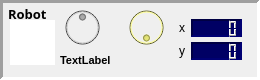
                 <widget class="QFrame" name="frame_robot_1">
                  <property name="enabled">
                   <bool>true</bool>
                  </property>
                  <property name="maximumSize">
                   <size>
                    <width>16777215</width>
                    <height>80</height>
                   </size>
                  </property>
                  <property name="font">
                   <font>
                    <pointsize>8</pointsize>
                    <weight>75</weight>
                    <bold>true</bold>
                   </font>
                  </property>
                  <property name="mouseTracking">
                   <bool>false</bool>
                  </property>
                  <property name="focusPolicy">
                   <enum>Qt::NoFocus</enum>
                  </property>
                  <property name="accessibleName">
                   <string>Robot 0</string>
                  </property>
                  <property name="autoFillBackground">
                   <bool>false</bool>
                  </property>
                  <property name="frameShape">
                   <enum>QFrame::Panel</enum>
                  </property>
                  <property name="frameShadow">
                   <enum>QFrame::Sunken</enum>
                  </property>
                  <property name="lineWidth">
                   <number>3</number>
                  </property>
                  <property name="midLineWidth">
                   <number>0</number>
                  </property>
                  <widget class="QLabel" name="title_robPanel_1">
                   <property name="geometry">
                    <rect>
                     <x>8</x>
                     <y>5</y>
                     <width>55</width>
                     <height>21</height>
                    </rect>
                   </property>
                   <property name="font">
                    <font>
                     <family>Courier 10 Pitch</family>
                     <pointsize>10</pointsize>
                     <weight>75</weight>
                     <bold>true</bold>
                    </font>
                   </property>
                   <property name="autoFillBackground">
                    <bool>false</bool>
                   </property>
                   <property name="styleSheet">
                    <string notr="true">background-color: rgba(255, 255, 255, 0);</string>
                   </property>
                   <property name="text">
                    <string>Robot  </string>
                   </property>
                   <property name="alignment">
                    <set>Qt::AlignLeading|Qt::AlignLeft|Qt::AlignTop</set>
                   </property>
                  </widget>
                  <widget class="QGraphicsView" name="gView_robot_1">
                   <property name="geometry">
                    <rect>
                     <x>10</x>
                     <y>20</y>
                     <width>45</width>
                     <height>45</height>
                    </rect>
                   </property>
                   <property name="mouseTracking">
                    <bool>true</bool>
                   </property>
                   <property name="focusPolicy">
                    <enum>Qt::NoFocus</enum>
                   </property>
                   <property name="frameShape">
                    <enum>QFrame::Panel</enum>
                   </property>
                   <property name="lineWidth">
                    <number>0</number>
                   </property>
                   <property name="backgroundBrush">
                    <brush brushstyle="NoBrush">
                     <color alpha="0">
                      <red>0</red>
                      <green>0</green>
                      <blue>0</blue>
                     </color>
                    </brush>
                   </property>
                   <property name="renderHints">
                    <set>QPainter::Antialiasing|QPainter::TextAntialiasing</set>
                   </property>
                  </widget>
                  <widget class="QDial" name="dial_botVel_1">
                   <property name="enabled">
                    <bool>false</bool>
                   </property>
                   <property name="geometry">
                    <rect>
                     <x>60</x>
                     <y>5</y>
                     <width>45</width>
                     <height>45</height>
                    </rect>
                   </property>
                   <property name="focusPolicy">
                    <enum>Qt::NoFocus</enum>
                   </property>
                   <property name="toolTip">
                    <string>Average wheel velocity</string>
                   </property>
                   <property name="styleSheet">
                    <string notr="true">background-color: rgb(150, 150, 150);</string>
                   </property>
                   <property name="minimum">
                    <number>-100</number>
                   </property>
                   <property name="maximum">
                    <number>100</number>
                   </property>
                   <property name="singleStep">
                    <number>1</number>
                   </property>
                   <property name="pageStep">
                    <number>10</number>
                   </property>
                   <property name="wrapping">
                    <bool>false</bool>
                   </property>
                   <property name="notchTarget">
                    <double>4.000000000000000</double>
                   </property>
                   <property name="notchesVisible">
                    <bool>false</bool>
                   </property>
                  </widget>
                  <widget class="QDial" name="dial_botOrient_1">
                   <property name="enabled">
                    <bool>false</bool>
                   </property>
                   <property name="geometry">
                    <rect>
                     <x>124</x>
                     <y>5</y>
                     <width>45</width>
                     <height>45</height>
                    </rect>
                   </property>
                   <property name="baseSize">
                    <size>
                     <width>0</width>
                     <height>0</height>
                    </size>
                   </property>
                   <property name="focusPolicy">
                    <enum>Qt::NoFocus</enum>
                   </property>
                   <property name="contextMenuPolicy">
                    <enum>Qt::NoContextMenu</enum>
                   </property>
                   <property name="toolTip">
                    <string>Robot's orientation in relation to the opposing end of the field</string>
                   </property>
                   <property name="styleSheet">
                    <string notr="true">background-color: rgb(255, 255, 0);</string>
                   </property>
                   <property name="minimum">
                    <number>-180</number>
                   </property>
                   <property name="maximum">
                    <number>180</number>
                   </property>
                   <property name="singleStep">
                    <number>1</number>
                   </property>
                   <property name="pageStep">
                    <number>5</number>
                   </property>
                   <property name="tracking">
                    <bool>false</bool>
                   </property>
                   <property name="invertedAppearance">
                    <bool>true</bool>
                   </property>
                   <property name="wrapping">
                    <bool>true</bool>
                   </property>
                   <property name="notchTarget">
                    <double>8.699999999999999</double>
                   </property>
                   <property name="notchesVisible">
                    <bool>false</bool>
                   </property>
                  </widget>
                  <widget class="QFrame" name="frame_3">
                   <property name="geometry">
                    <rect>
                     <x>170</x>
                     <y>5</y>
                     <width>81</width>
                     <height>71</height>
                    </rect>
                   </property>
                   <property name="styleSheet">
                    <string notr="true">background-color: rgba(255, 255, 255, 0);</string>
                   </property>
                   <property name="frameShape">
                    <enum>QFrame::NoFrame</enum>
                   </property>
                   <property name="frameShadow">
                    <enum>QFrame::Plain</enum>
                   </property>
                   <property name="lineWidth">
                    <number>0</number>
                   </property>
                   <layout class="QGridLayout" name="gridLayout_6">
                    <property name="leftMargin">
                     <number>9</number>
                    </property>
                    <property name="topMargin">
                     <number>9</number>
                    </property>
                    <property name="rightMargin">
                     <number>9</number>
                    </property>
                    <property name="bottomMargin">
                     <number>9</number>
                    </property>
                    <property name="verticalSpacing">
                     <number>0</number>
                    </property>
                    <item row="1" column="1">
                     <widget class="QLCDNumber" name="lcd_coordY_1">
                      <property name="maximumSize">
                       <size>
                        <width>16777215</width>
                        <height>18</height>
                       </size>
                      </property>
                      <property name="toolTip">
                       <string>Y coordinate from center of field</string>
                      </property>
                      <property name="layoutDirection">
                       <enum>Qt::RightToLeft</enum>
                      </property>
                      <property name="autoFillBackground">
                       <bool>false</bool>
                      </property>
                      <property name="styleSheet">
                       <string notr="true">background-color: rgb(0, 0, 100);</string>
                      </property>
                      <property name="frameShape">
                       <enum>QFrame::Panel</enum>
                      </property>
                      <property name="frameShadow">
                       <enum>QFrame::Sunken</enum>
                      </property>
                      <property name="lineWidth">
                       <number>2</number>
                      </property>
                      <property name="smallDecimalPoint">
                       <bool>false</bool>
                      </property>
                      <property name="digitCount">
                       <number>5</number>
                      </property>
                      <property name="segmentStyle">
                       <enum>QLCDNumber::Outline</enum>
                      </property>
                      <property name="value" stdset="0">
                       <double>0.000000000000000</double>
                      </property>
                     </widget>
                    </item>
                    <item row="0" column="1">
                     <widget class="QLCDNumber" name="lcd_coordX_1">
                      <property name="maximumSize">
                       <size>
                        <width>16777215</width>
                        <height>18</height>
                       </size>
                      </property>
                      <property name="toolTip">
                       <string>X coordinate from center of field</string>
                      </property>
                      <property name="layoutDirection">
                       <enum>Qt::RightToLeft</enum>
                      </property>
                      <property name="autoFillBackground">
                       <bool>false</bool>
                      </property>
                      <property name="styleSheet">
                       <string notr="true">background-color: rgb(0, 0, 100);</string>
                      </property>
                      <property name="frameShape">
                       <enum>QFrame::Panel</enum>
                      </property>
                      <property name="frameShadow">
                       <enum>QFrame::Sunken</enum>
                      </property>
                      <property name="lineWidth">
                       <number>2</number>
                      </property>
                      <property name="midLineWidth">
                       <number>0</number>
                      </property>
                      <property name="smallDecimalPoint">
                       <bool>false</bool>
                      </property>
                      <property name="digitCount">
                       <number>5</number>
                      </property>
                      <property name="segmentStyle">
                       <enum>QLCDNumber::Outline</enum>
                      </property>
                      <property name="value" stdset="0">
                       <double>0.000000000000000</double>
                      </property>
                     </widget>
                    </item>
                    <item row="0" column="0">
                     <widget class="QLabel" name="label_15">
                      <property name="text">
                       <string>x</string>
                      </property>
                     </widget>
                    </item>
                    <item row="1" column="0">
                     <widget class="QLabel" name="label_16">
                      <property name="text">
                       <string>y</string>
                      </property>
                     </widget>
                    </item>
                   </layout>
                  </widget>
                  <widget class="QLabel" name="currBehavior_1">
                   <property name="geometry">
                    <rect>
                     <x>60</x>
                     <y>50</y>
                     <width>101</width>
                     <height>20</height>
                    </rect>
                   </property>
                   <property name="font">
                    <font>
                     <pointsize>8</pointsize>
                    </font>
                   </property>
                   <property name="text">
                    <string>TextLabel</string>
                   </property>
                  </widget>
                 </widget>
